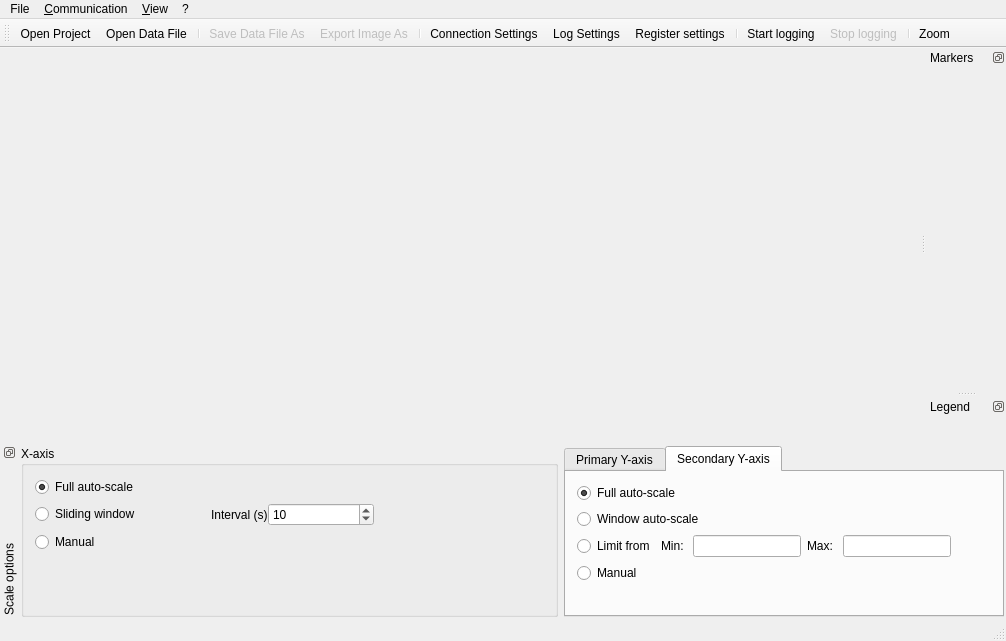
<?xml version="1.0" encoding="UTF-8"?>
<ui version="4.0">
 <class>MainWindow</class>
 <widget class="QMainWindow" name="MainWindow">
  <property name="geometry">
   <rect>
    <x>0</x>
    <y>0</y>
    <width>1006</width>
    <height>641</height>
   </rect>
  </property>
  <property name="windowTitle">
   <string>MainWindow</string>
  </property>
  <widget class="QWidget" name="centralWidget">
   <layout class="QVBoxLayout" name="verticalLayout_2" stretch="1">
    <property name="leftMargin">
     <number>0</number>
    </property>
    <property name="topMargin">
     <number>0</number>
    </property>
    <property name="rightMargin">
     <number>0</number>
    </property>
    <property name="bottomMargin">
     <number>0</number>
    </property>
    <item>
     <widget class="ScopePlot" name="customPlot" native="true">
      <property name="minimumSize">
       <size>
        <width>10</width>
        <height>0</height>
       </size>
      </property>
     </widget>
    </item>
   </layout>
  </widget>
  <widget class="QStatusBar" name="statusBar"/>
  <widget class="QMenuBar" name="menuBar">
   <property name="geometry">
    <rect>
     <x>0</x>
     <y>0</y>
     <width>1006</width>
     <height>22</height>
    </rect>
   </property>
   <widget class="QMenu" name="menuFile">
    <property name="title">
     <string>File</string>
    </property>
    <addaction name="actionOpenProjectFile"/>
    <addaction name="actionReloadProjectFile"/>
    <addaction name="actionOpenDataFile"/>
    <addaction name="separator"/>
    <addaction name="actionSaveProjectFile"/>
    <addaction name="actionSaveProjectFileAs"/>
    <addaction name="actionSaveDataFile"/>
    <addaction name="actionExportImage"/>
    <addaction name="separator"/>
    <addaction name="actionConnectionSettings"/>
    <addaction name="actionLogSettings"/>
    <addaction name="actionRegisterSettings"/>
    <addaction name="separator"/>
    <addaction name="actionExit"/>
   </widget>
   <widget class="QMenu" name="menuCommunication">
    <property name="title">
     <string>&amp;Communication</string>
    </property>
    <addaction name="actionStart"/>
    <addaction name="actionStop"/>
    <addaction name="separator"/>
    <addaction name="actionDiagnostic"/>
   </widget>
   <widget class="QMenu" name="menuHelp">
    <property name="title">
     <string>?</string>
    </property>
    <addaction name="actionUpdateAvailable"/>
    <addaction name="actionOnlineDocumentation"/>
    <addaction name="actionAbout"/>
   </widget>
   <widget class="QMenu" name="menuView">
    <property name="title">
     <string>&amp;View</string>
    </property>
    <widget class="QMenu" name="menuBringToFront">
     <property name="enabled">
      <bool>false</bool>
     </property>
     <property name="title">
      <string>&amp;Bring To Front</string>
     </property>
    </widget>
    <widget class="QMenu" name="menuShowHide">
     <property name="enabled">
      <bool>false</bool>
     </property>
     <property name="title">
      <string>&amp;Show/Hide</string>
     </property>
    </widget>
    <addaction name="menuBringToFront"/>
    <addaction name="menuShowHide"/>
    <addaction name="separator"/>
    <addaction name="actionHighlightSamplePoints"/>
    <addaction name="separator"/>
    <addaction name="actionClearData"/>
    <addaction name="actionToggleMarkers"/>
    <addaction name="separator"/>
    <addaction name="actionManageNotes"/>
   </widget>
   <addaction name="menuFile"/>
   <addaction name="menuCommunication"/>
   <addaction name="menuView"/>
   <addaction name="menuHelp"/>
  </widget>
  <widget class="QToolBar" name="toolBar">
   <property name="windowTitle">
    <string>toolBar</string>
   </property>
   <property name="iconSize">
    <size>
     <width>16</width>
     <height>16</height>
    </size>
   </property>
   <attribute name="toolBarArea">
    <enum>TopToolBarArea</enum>
   </attribute>
   <attribute name="toolBarBreak">
    <bool>false</bool>
   </attribute>
   <addaction name="actionOpenProjectFile"/>
   <addaction name="actionOpenDataFile"/>
   <addaction name="separator"/>
   <addaction name="actionSaveDataFile"/>
   <addaction name="actionExportImage"/>
   <addaction name="separator"/>
   <addaction name="actionConnectionSettings"/>
   <addaction name="actionLogSettings"/>
   <addaction name="actionRegisterSettings"/>
   <addaction name="separator"/>
   <addaction name="actionStart"/>
   <addaction name="actionStop"/>
   <addaction name="separator"/>
   <addaction name="actionZoom"/>
  </widget>
  <widget class="QDockWidget" name="scaleOptionsDock">
   <property name="sizePolicy">
    <sizepolicy hsizetype="Preferred" vsizetype="Minimum">
     <horstretch>0</horstretch>
     <verstretch>0</verstretch>
    </sizepolicy>
   </property>
   <property name="minimumSize">
    <size>
     <width>1006</width>
     <height>175</height>
    </size>
   </property>
   <property name="maximumSize">
    <size>
     <width>524287</width>
     <height>175</height>
    </size>
   </property>
   <property name="acceptDrops">
    <bool>false</bool>
   </property>
   <property name="floating">
    <bool>false</bool>
   </property>
   <property name="features">
    <set>QDockWidget::DockWidgetFloatable|QDockWidget::DockWidgetMovable|QDockWidget::DockWidgetVerticalTitleBar</set>
   </property>
   <property name="allowedAreas">
    <set>Qt::BottomDockWidgetArea|Qt::TopDockWidgetArea</set>
   </property>
   <property name="windowTitle">
    <string notr="true">Scale options</string>
   </property>
   <attribute name="dockWidgetArea">
    <number>8</number>
   </attribute>
   <widget class="QWidget" name="dockWidgetContents">
    <property name="sizePolicy">
     <sizepolicy hsizetype="Minimum" vsizetype="Preferred">
      <horstretch>0</horstretch>
      <verstretch>0</verstretch>
     </sizepolicy>
    </property>
    <layout class="QHBoxLayout" name="horizontalLayout" stretch="0,0">
     <property name="leftMargin">
      <number>2</number>
     </property>
     <property name="topMargin">
      <number>2</number>
     </property>
     <property name="rightMargin">
      <number>2</number>
     </property>
     <property name="bottomMargin">
      <number>2</number>
     </property>
     <item>
      <widget class="QGroupBox" name="groupBox">
       <property name="sizePolicy">
        <sizepolicy hsizetype="Minimum" vsizetype="Preferred">
         <horstretch>0</horstretch>
         <verstretch>0</verstretch>
        </sizepolicy>
       </property>
       <property name="title">
        <string>X-axis</string>
       </property>
       <property name="flat">
        <bool>false</bool>
       </property>
       <layout class="QHBoxLayout" name="horizontalLayout_2" stretch="1">
        <property name="sizeConstraint">
         <enum>QLayout::SetMinimumSize</enum>
        </property>
        <item>
         <layout class="QVBoxLayout" name="verticalLayout_7">
          <property name="sizeConstraint">
           <enum>QLayout::SetMinimumSize</enum>
          </property>
          <item>
           <widget class="QRadioButton" name="radioXFullScale">
            <property name="text">
             <string>Full auto-scale</string>
            </property>
            <property name="checked">
             <bool>true</bool>
            </property>
           </widget>
          </item>
          <item>
           <layout class="QHBoxLayout" name="horizontalLayout_3" stretch="1,1,1">
            <property name="spacing">
             <number>0</number>
            </property>
            <property name="sizeConstraint">
             <enum>QLayout::SetDefaultConstraint</enum>
            </property>
            <item>
             <widget class="QRadioButton" name="radioXSliding">
              <property name="text">
               <string>Sliding window</string>
              </property>
             </widget>
            </item>
            <item>
             <layout class="QFormLayout" name="formLayout_2">
              <property name="sizeConstraint">
               <enum>QLayout::SetMinimumSize</enum>
              </property>
              <property name="formAlignment">
               <set>Qt::AlignLeading|Qt::AlignLeft|Qt::AlignVCenter</set>
              </property>
              <property name="horizontalSpacing">
               <number>0</number>
              </property>
              <property name="verticalSpacing">
               <number>0</number>
              </property>
              <property name="leftMargin">
               <number>6</number>
              </property>
              <property name="bottomMargin">
               <number>0</number>
              </property>
              <item row="0" column="0">
               <widget class="QLabel" name="label_6">
                <property name="text">
                 <string>Interval (s)</string>
                </property>
                <property name="margin">
                 <number>6</number>
                </property>
               </widget>
              </item>
              <item row="0" column="1">
               <widget class="QSpinBox" name="spinSlidingXInterval">
                <property name="minimum">
                 <number>1</number>
                </property>
                <property name="maximum">
                 <number>9999</number>
                </property>
                <property name="value">
                 <number>10</number>
                </property>
               </widget>
              </item>
             </layout>
            </item>
            <item>
             <spacer name="horizontalSpacer">
              <property name="orientation">
               <enum>Qt::Horizontal</enum>
              </property>
              <property name="sizeType">
               <enum>QSizePolicy::MinimumExpanding</enum>
              </property>
              <property name="sizeHint" stdset="0">
               <size>
                <width>40</width>
                <height>20</height>
               </size>
              </property>
             </spacer>
            </item>
           </layout>
          </item>
          <item>
           <widget class="QRadioButton" name="radioXManual">
            <property name="text">
             <string>Manual</string>
            </property>
           </widget>
          </item>
          <item>
           <spacer name="verticalSpacer">
            <property name="orientation">
             <enum>Qt::Vertical</enum>
            </property>
            <property name="sizeHint" stdset="0">
             <size>
              <width>0</width>
              <height>0</height>
             </size>
            </property>
           </spacer>
          </item>
         </layout>
        </item>
       </layout>
      </widget>
     </item>
     <item>
      <widget class="QTabWidget" name="tabWidget">
       <property name="sizePolicy">
        <sizepolicy hsizetype="Minimum" vsizetype="Minimum">
         <horstretch>0</horstretch>
         <verstretch>0</verstretch>
        </sizepolicy>
       </property>
       <property name="currentIndex">
        <number>1</number>
       </property>
       <widget class="QWidget" name="tab">
        <property name="sizePolicy">
         <sizepolicy hsizetype="Minimum" vsizetype="Minimum">
          <horstretch>0</horstretch>
          <verstretch>0</verstretch>
         </sizepolicy>
        </property>
        <attribute name="title">
         <string>Primary Y-axis</string>
        </attribute>
        <layout class="QHBoxLayout" name="horizontalLayout_4">
         <item>
          <layout class="QVBoxLayout" name="verticalLayout_3">
           <property name="sizeConstraint">
            <enum>QLayout::SetMinimumSize</enum>
           </property>
           <item>
            <widget class="QRadioButton" name="radioYFullScale">
             <property name="text">
              <string>Full auto-scale</string>
             </property>
             <property name="checked">
              <bool>true</bool>
             </property>
            </widget>
           </item>
           <item>
            <widget class="QRadioButton" name="radioYWindowScale">
             <property name="text">
              <string>Window auto-scale</string>
             </property>
            </widget>
           </item>
           <item>
            <layout class="QHBoxLayout" name="horizontalLayout_6">
             <item>
              <widget class="QRadioButton" name="radioYMinMax">
               <property name="text">
                <string>Limit from</string>
               </property>
              </widget>
             </item>
             <item>
              <layout class="QGridLayout" name="gridLayout" columnstretch="1,1,1,1">
               <item row="0" column="0">
                <widget class="QLabel" name="label_7">
                 <property name="text">
                  <string>Min: </string>
                 </property>
                </widget>
               </item>
               <item row="0" column="1">
                <widget class="QLineEdit" name="lineYMin">
                 <property name="sizePolicy">
                  <sizepolicy hsizetype="Minimum" vsizetype="Fixed">
                   <horstretch>0</horstretch>
                   <verstretch>0</verstretch>
                  </sizepolicy>
                 </property>
                </widget>
               </item>
               <item row="0" column="2">
                <widget class="QLabel" name="label_8">
                 <property name="text">
                  <string>Max: </string>
                 </property>
                </widget>
               </item>
               <item row="0" column="3">
                <widget class="QLineEdit" name="lineYMax">
                 <property name="sizePolicy">
                  <sizepolicy hsizetype="Minimum" vsizetype="Fixed">
                   <horstretch>0</horstretch>
                   <verstretch>0</verstretch>
                  </sizepolicy>
                 </property>
                </widget>
               </item>
              </layout>
             </item>
             <item>
              <spacer name="spacerScaleX_2">
               <property name="orientation">
                <enum>Qt::Horizontal</enum>
               </property>
               <property name="sizeType">
                <enum>QSizePolicy::MinimumExpanding</enum>
               </property>
               <property name="sizeHint" stdset="0">
                <size>
                 <width>40</width>
                 <height>20</height>
                </size>
               </property>
              </spacer>
             </item>
            </layout>
           </item>
           <item>
            <widget class="QRadioButton" name="radioYManual">
             <property name="text">
              <string>Manual</string>
             </property>
            </widget>
           </item>
           <item>
            <spacer name="verticalSpacer_3">
             <property name="orientation">
              <enum>Qt::Vertical</enum>
             </property>
             <property name="sizeHint" stdset="0">
              <size>
               <width>20</width>
               <height>0</height>
              </size>
             </property>
            </spacer>
           </item>
          </layout>
         </item>
        </layout>
       </widget>
       <widget class="QWidget" name="tab_2">
        <property name="sizePolicy">
         <sizepolicy hsizetype="Minimum" vsizetype="Minimum">
          <horstretch>0</horstretch>
          <verstretch>0</verstretch>
         </sizepolicy>
        </property>
        <attribute name="title">
         <string>Secondary Y-axis</string>
        </attribute>
        <layout class="QHBoxLayout" name="horizontalLayout_5">
         <item>
          <layout class="QVBoxLayout" name="verticalLayout_4">
           <property name="sizeConstraint">
            <enum>QLayout::SetMinimumSize</enum>
           </property>
           <item>
            <widget class="QRadioButton" name="radioYFullScale_2">
             <property name="text">
              <string>Full auto-scale</string>
             </property>
             <property name="checked">
              <bool>true</bool>
             </property>
            </widget>
           </item>
           <item>
            <widget class="QRadioButton" name="radioYWindowScale_2">
             <property name="text">
              <string>Window auto-scale</string>
             </property>
            </widget>
           </item>
           <item>
            <layout class="QHBoxLayout" name="horizontalLayout_7" stretch="0,0,0">
             <item>
              <widget class="QRadioButton" name="radioYMinMax_2">
               <property name="text">
                <string>Limit from</string>
               </property>
              </widget>
             </item>
             <item>
              <layout class="QGridLayout" name="gridLayout_2">
               <item row="0" column="0">
                <widget class="QLabel" name="label_9">
                 <property name="text">
                  <string>Min: </string>
                 </property>
                </widget>
               </item>
               <item row="0" column="2">
                <widget class="QLabel" name="label_10">
                 <property name="text">
                  <string>Max: </string>
                 </property>
                </widget>
               </item>
               <item row="0" column="1">
                <widget class="QLineEdit" name="lineY2Min"/>
               </item>
               <item row="0" column="3">
                <widget class="QLineEdit" name="lineY2Max"/>
               </item>
              </layout>
             </item>
             <item>
              <spacer name="spacerScaleX_3">
               <property name="orientation">
                <enum>Qt::Horizontal</enum>
               </property>
               <property name="sizeType">
                <enum>QSizePolicy::MinimumExpanding</enum>
               </property>
               <property name="sizeHint" stdset="0">
                <size>
                 <width>40</width>
                 <height>20</height>
                </size>
               </property>
              </spacer>
             </item>
            </layout>
           </item>
           <item>
            <widget class="QRadioButton" name="radioYManual_2">
             <property name="text">
              <string>Manual</string>
             </property>
            </widget>
           </item>
           <item>
            <spacer name="verticalSpacer_4">
             <property name="orientation">
              <enum>Qt::Vertical</enum>
             </property>
             <property name="sizeHint" stdset="0">
              <size>
               <width>20</width>
               <height>0</height>
              </size>
             </property>
            </spacer>
           </item>
          </layout>
         </item>
        </layout>
       </widget>
      </widget>
     </item>
    </layout>
   </widget>
  </widget>
  <widget class="QDockWidget" name="markerInfoDock">
   <property name="minimumSize">
    <size>
     <width>80</width>
     <height>68</height>
    </size>
   </property>
   <property name="features">
    <set>QDockWidget::DockWidgetFloatable|QDockWidget::DockWidgetMovable</set>
   </property>
   <property name="allowedAreas">
    <set>Qt::LeftDockWidgetArea|Qt::RightDockWidgetArea</set>
   </property>
   <property name="windowTitle">
    <string>Markers</string>
   </property>
   <attribute name="dockWidgetArea">
    <number>2</number>
   </attribute>
   <widget class="QWidget" name="dockWidgetContents_3">
    <layout class="QVBoxLayout" name="verticalLayout_5">
     <property name="spacing">
      <number>6</number>
     </property>
     <property name="leftMargin">
      <number>9</number>
     </property>
     <property name="topMargin">
      <number>9</number>
     </property>
     <property name="rightMargin">
      <number>9</number>
     </property>
     <property name="bottomMargin">
      <number>9</number>
     </property>
     <item>
      <widget class="MarkerInfo" name="markerInfo">
       <property name="frameShape">
        <enum>QFrame::Box</enum>
       </property>
       <property name="frameShadow">
        <enum>QFrame::Sunken</enum>
       </property>
      </widget>
     </item>
     <item>
      <spacer name="verticalSpacer_2">
       <property name="orientation">
        <enum>Qt::Vertical</enum>
       </property>
       <property name="sizeHint" stdset="0">
        <size>
         <width>20</width>
         <height>433</height>
        </size>
       </property>
      </spacer>
     </item>
    </layout>
   </widget>
  </widget>
  <widget class="QDockWidget" name="legendDock">
   <property name="features">
    <set>QDockWidget::DockWidgetFloatable|QDockWidget::DockWidgetMovable</set>
   </property>
   <property name="allowedAreas">
    <set>Qt::LeftDockWidgetArea|Qt::RightDockWidgetArea</set>
   </property>
   <property name="windowTitle">
    <string>Legend</string>
   </property>
   <attribute name="dockWidgetArea">
    <number>2</number>
   </attribute>
   <widget class="QWidget" name="dockWidgetContents_2">
    <layout class="QVBoxLayout" name="verticalLayout">
     <item>
      <widget class="Legend" name="legend">
       <property name="sizePolicy">
        <sizepolicy hsizetype="Preferred" vsizetype="Preferred">
         <horstretch>0</horstretch>
         <verstretch>0</verstretch>
        </sizepolicy>
       </property>
       <property name="frameShape">
        <enum>QFrame::NoFrame</enum>
       </property>
       <property name="frameShadow">
        <enum>QFrame::Raised</enum>
       </property>
      </widget>
     </item>
    </layout>
   </widget>
  </widget>
  <action name="actionExit">
   <property name="text">
    <string>&amp;Exit</string>
   </property>
  </action>
  <action name="actionStart">
   <property name="icon">
    <iconset>
     <normalon>:/menu_icon/menu_icon/icons/control_play_blue.png</normalon>
    </iconset>
   </property>
   <property name="text">
    <string>&amp;Start logging</string>
   </property>
  </action>
  <action name="actionStop">
   <property name="enabled">
    <bool>false</bool>
   </property>
   <property name="icon">
    <iconset>
     <normalon>:/menu_icon/menu_icon/icons/control_stop_blue.png</normalon>
    </iconset>
   </property>
   <property name="text">
    <string>Stop &amp;logging</string>
   </property>
  </action>
  <action name="actionSaveDataFile">
   <property name="enabled">
    <bool>false</bool>
   </property>
   <property name="icon">
    <iconset>
     <normalon>:/menu_icon/menu_icon/icons/table_go.png</normalon>
    </iconset>
   </property>
   <property name="text">
    <string>Save Data &amp;File As...</string>
   </property>
   <property name="toolTip">
    <string>Save Data File</string>
   </property>
  </action>
  <action name="actionOpenProjectFile">
   <property name="icon">
    <iconset>
     <normalon>:/menu_icon/menu_icon/icons/folder.png</normalon>
    </iconset>
   </property>
   <property name="text">
    <string>&amp;Open Project...</string>
   </property>
   <property name="toolTip">
    <string>Open Project File</string>
   </property>
  </action>
  <action name="actionExportImage">
   <property name="enabled">
    <bool>false</bool>
   </property>
   <property name="icon">
    <iconset>
     <normalon>:/menu_icon/menu_icon/icons/picture_go.png</normalon>
    </iconset>
   </property>
   <property name="text">
    <string>E&amp;xport Image As...</string>
   </property>
  </action>
  <action name="actionAbout">
   <property name="icon">
    <iconset>
     <normalon>:/menu_icon/menu_icon/icons/information.png</normalon>
    </iconset>
   </property>
   <property name="text">
    <string>&amp;About...</string>
   </property>
  </action>
  <action name="actionReloadProjectFile">
   <property name="enabled">
    <bool>false</bool>
   </property>
   <property name="text">
    <string>&amp;Reload Project</string>
   </property>
  </action>
  <action name="actionOpenDataFile">
   <property name="icon">
    <iconset>
     <normalon>:/menu_icon/menu_icon/icons/folder_page.png</normalon>
    </iconset>
   </property>
   <property name="text">
    <string>Open &amp;Data File...</string>
   </property>
   <property name="iconText">
    <string>Open Data File</string>
   </property>
   <property name="toolTip">
    <string>Open Data File</string>
   </property>
  </action>
  <action name="actionHighlightSamplePoints">
   <property name="checkable">
    <bool>true</bool>
   </property>
   <property name="checked">
    <bool>true</bool>
   </property>
   <property name="enabled">
    <bool>true</bool>
   </property>
   <property name="text">
    <string>&amp;Highlight Sample Points</string>
   </property>
  </action>
  <action name="actionClearData">
   <property name="enabled">
    <bool>true</bool>
   </property>
   <property name="text">
    <string>&amp;Clear Data</string>
   </property>
  </action>
  <action name="actionConnectionSettings">
   <property name="icon">
    <iconset>
     <normalon>:/menu_icon/menu_icon/icons/link_edit.png</normalon>
    </iconset>
   </property>
   <property name="text">
    <string>&amp;Connection Settings...</string>
   </property>
  </action>
  <action name="actionRegisterSettings">
   <property name="icon">
    <iconset>
     <normalon>:/menu_icon/menu_icon/icons/table_edit.png</normalon>
    </iconset>
   </property>
   <property name="text">
    <string>Re&amp;gister settings...</string>
   </property>
  </action>
  <action name="actionLogSettings">
   <property name="icon">
    <iconset>
     <normalon>:/menu_icon/menu_icon/icons/database_edit.png</normalon>
    </iconset>
   </property>
   <property name="text">
    <string>&amp;Log Settings...</string>
   </property>
  </action>
  <action name="actionToggleMarkers">
   <property name="text">
    <string>Toggle &amp;Markers</string>
   </property>
   <property name="toolTip">
    <string>Toggle Markers</string>
   </property>
  </action>
  <action name="actionSaveProjectFileAs">
   <property name="enabled">
    <bool>false</bool>
   </property>
   <property name="icon">
    <iconset resource="../../resources/resource.qrc">
     <normaloff>:/menu_icon/menu_icon/icons/folder_go.png</normaloff>:/menu_icon/menu_icon/icons/folder_go.png</iconset>
   </property>
   <property name="text">
    <string>&amp;Save Project As...</string>
   </property>
  </action>
  <action name="actionDiagnostic">
   <property name="icon">
    <iconset resource="../../resources/resource.qrc">
     <normaloff>:/menu_icon/menu_icon/icons/plugin_error.png</normaloff>:/menu_icon/menu_icon/icons/plugin_error.png</iconset>
   </property>
   <property name="text">
    <string>&amp;Diagnostic logs</string>
   </property>
  </action>
  <action name="actionAddNote">
   <property name="text">
    <string>Add Note</string>
   </property>
  </action>
  <action name="actionManageNotes">
   <property name="text">
    <string>Manage Notes</string>
   </property>
  </action>
  <action name="actionZoom">
   <property name="checkable">
    <bool>true</bool>
   </property>
   <property name="icon">
    <iconset resource="../../resources/resource.qrc">
     <normaloff>:/menu_icon/menu_icon/icons/magnifier.png</normaloff>:/menu_icon/menu_icon/icons/magnifier.png</iconset>
   </property>
   <property name="text">
    <string>Zoom</string>
   </property>
   <property name="toolTip">
    <string>Draw zoom rectangle</string>
   </property>
  </action>
  <action name="actionUpdateAvailable">
   <property name="icon">
    <iconset resource="../../resources/resource.qrc">
     <normaloff>:/menu_icon/menu_icon/icons/exclamation.png</normaloff>:/menu_icon/menu_icon/icons/exclamation.png</iconset>
   </property>
   <property name="text">
    <string>Update</string>
   </property>
   <property name="iconText">
    <string>Update</string>
   </property>
   <property name="visible">
    <bool>true</bool>
   </property>
  </action>
  <action name="actionOnlineDocumentation">
   <property name="icon">
    <iconset resource="../../resources/resource.qrc">
     <normaloff>:/menu_icon/menu_icon/icons/help.png</normaloff>:/menu_icon/menu_icon/icons/help.png</iconset>
   </property>
   <property name="text">
    <string>Online documentation...</string>
   </property>
  </action>
  <action name="actionSaveProjectFile">
   <property name="enabled">
    <bool>false</bool>
   </property>
   <property name="text">
    <string>Save &amp;Project</string>
   </property>
  </action>
 </widget>
 <layoutdefault spacing="6" margin="11"/>
 <customwidgets>
  <customwidget>
   <class>ScopePlot</class>
   <extends>QWidget</extends>
   <header>scopeplot.h</header>
   <container>1</container>
  </customwidget>
  <customwidget>
   <class>Legend</class>
   <extends>QFrame</extends>
   <header>legend.h</header>
   <container>1</container>
  </customwidget>
  <customwidget>
   <class>MarkerInfo</class>
   <extends>QFrame</extends>
   <header>markerinfo.h</header>
   <container>1</container>
  </customwidget>
 </customwidgets>
 <resources>
  <include location="../../resources/resource.qrc"/>
 </resources>
 <connections/>
</ui>
